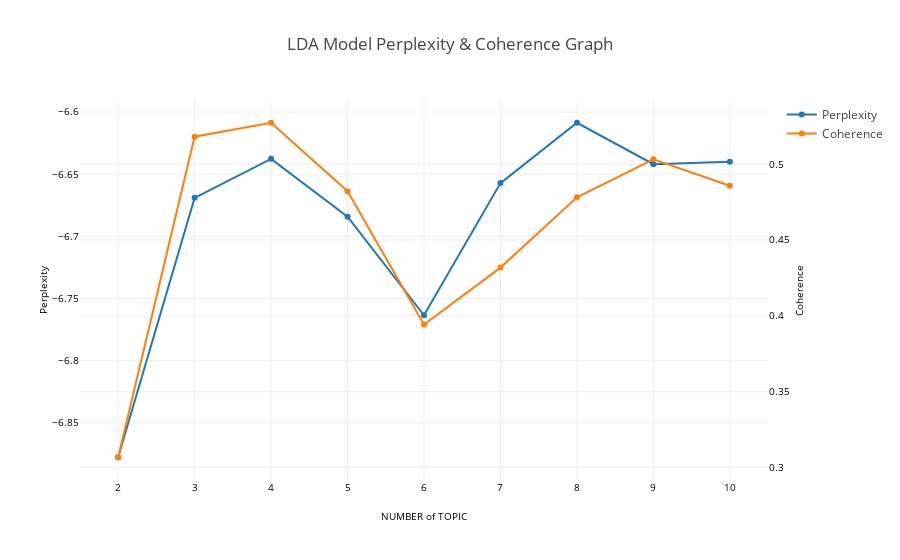

This figure's notebook cell:
### Code cell
MAX_TOPICS = 10 

#coherence, perplexity
tc.set_plotly()
tc.get_model_validation_graph("lda", tokenized_sentence_list, MAX_TOPICS)

### Figure 1 — Plotly figure (JSON) as saved in the notebook; plotly's stock layout.template omitted (floating-point values rounded to 4 significant figures)
{"data": [{"marker": {}, "name": "Perplexity", "type": "scatter", "x": ["2", "3", "4", "5", "6", "7", "8", "9", "10"], "y": [-6.878, -6.669, -6.638, -6.684, -6.764, -6.657, -6.609, -6.642, -6.64], "yaxis": "y"}, {"marker": {}, "name": "Coherence", "type": "scatter", "x": ["2", "3", "4", "5", "6", "7", "8", "9", "10"], "y": [0.3068, 0.5181, 0.5273, 0.4821, 0.3942, 0.4318, 0.4782, 0.5032, 0.4857], "yaxis": "y2"}], "layout": {"title": "LDA Model Perplexity & Coherence Graph", "xaxis": {"dtick": 1, "exponentformat": "e", "showexponent": "all", "showticklabels": true, "tickangle": 0, "tickfont": {"color": "black", "size": 10}, "title": "NUMBER of TOPIC", "titlefont": {"color": "black", "size": 10}}, "yaxis": {"exponentformat": "e", "showexponent": "all", "showticklabels": true, "tickangle": 0, "tickfont": {"color": "black", "size": 10}, "title": "Perplexity", "titlefont": {"color": "black", "size": 10}}, "yaxis2": {"overlaying": "y", "showticklabels": true, "side": "right", "tickangle": 0, "tickfont": {"color": "black", "size": 10}, "title": "Coherence", "titlefont": {"color": "black", "size": 10}}}}
